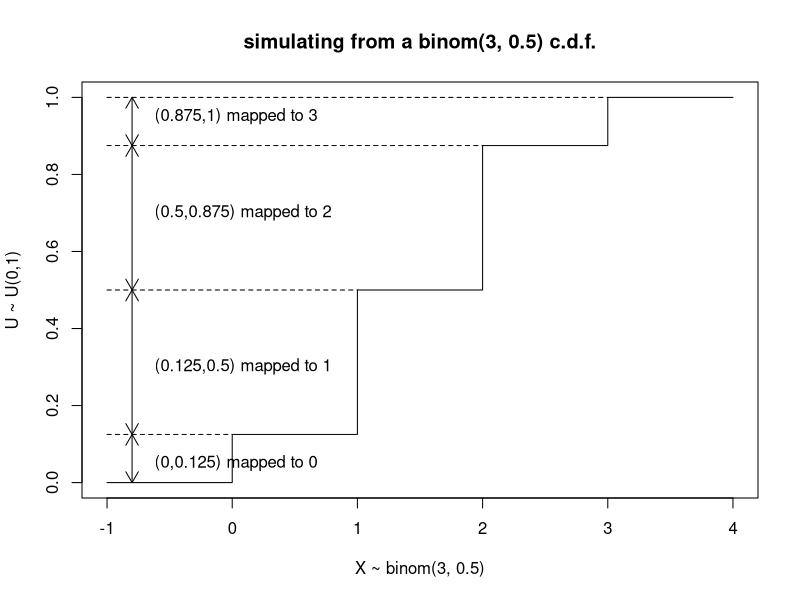

The R script that drew this image:
x <- -1:4
p <- dbinom(x, 3, 0.5)
F <- cumsum(p)
plot(x, F, type="s", xlab="X ~ binom(3, 0.5)", ylab="U ~ U(0,1)",
  main="simulating from a binom(3, 0.5) c.d.f.")
lines(c(-1,0), c(F[2], F[2]), lty=2)
lines(c(-1,1), c(F[3], F[3]), lty=2)
lines(c(-1,2), c(F[4], F[4]), lty=2)
lines(c(-1,3), c(F[5], F[5]), lty=2)
arrows(-.8,F[1],-.8,F[2],code=3, length=0.125)
arrows(-.8,F[2],-.8,F[3],code=3, length=0.125)
arrows(-.8,F[3],-.8,F[4],code=3, length=0.125)
arrows(-.8,F[4],-.8,F[5],code=3, length=0.125)
text(-.7,.95,paste("(",F[4],",",F[5],") mapped to 3", sep=""), pos=4)
text(-.7,.7,paste("(",F[3],",",F[4],") mapped to 2", sep=""), pos=4)
text(-.7,.3,paste("(",F[2],",",F[3],") mapped to 1", sep=""), pos=4)
text(-.7,.05,paste("(",F[1],",",F[2],") mapped to 0", sep=""), pos=4)


